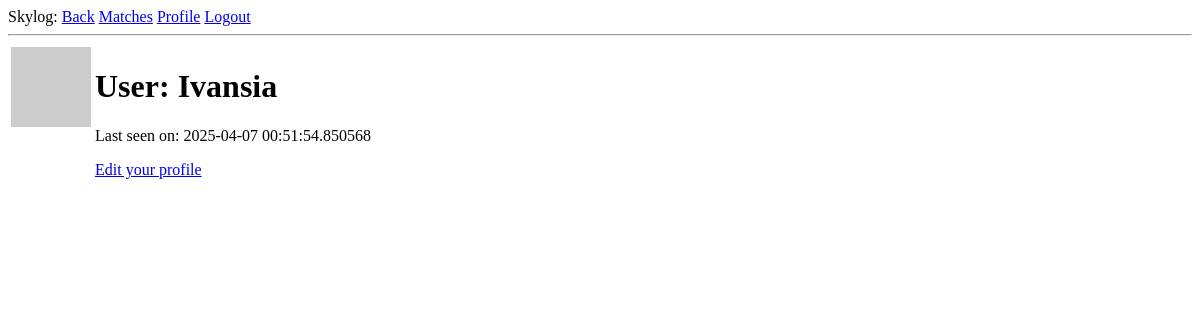
Before: /user/Ivansia (signed in) with the older database file.
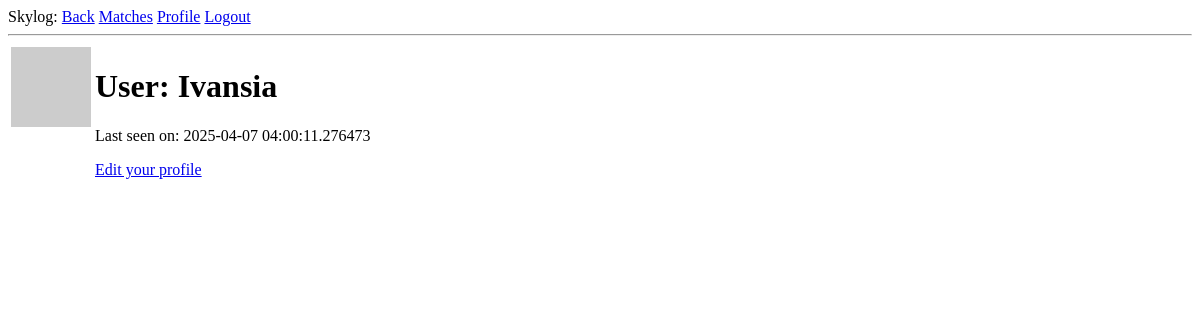
After: the same page with the newer database file.
### app/models.py (models this page shows, shortened)
class User(UserMixin, db.Model):
    id: so.Mapped[int] = so.mapped_column(primary_key=True)
    username: so.Mapped[str] = so.mapped_column(sa.String(64), index=True, unique=True)
    email: so.Mapped[str] = so.mapped_column(sa.String(120), index=True)
    forename: so.Mapped[str] = so.mapped_column(sa.String(64))
    surname: so.Mapped[str] = so.mapped_column(sa.String(64))
    password_hash: so.Mapped[Optional[str]] = so.mapped_column(sa.String(256))
    last_seen: so.Mapped[Optional[datetime]] = so.mapped_column(
        default=lambda: datetime.now(timezone.utc)
    )
    user_scores: so.Mapped["Score"] = so.relationship("Score", back_populates="user")
    matches: so.Mapped["Match"] = so.relationship(
        "Match",
        secondary="score",
        back_populates="users",
    )
    def avatar(self, size):
        digest = md5(self.email.lower().encode("utf-8")).hexdigest()
        return f"https://www.gravatar.com/avatar/{digest}?d=identicon&s={size}"

### app/routes.py (the view)
@app.route("/user/<username>")
@login_required
def user(username):
    user = db.first_or_404(sa.select(User).where(User.username == username))
    matches = [
        {"opponent": "opponent1", "location": "location1", "author": user},
        {"opponent": "opponent2", "location": "location2", "author": user},
    ]
    return render_template("user.html", user=user, matches=matches)

### app/models.py (called while the page is built)
@login.user_loader
def load_user(id):
    return db.session.get(User, int(id))

### app/routes.py (called while the page is built)
@app.before_request
def before_request():
    if current_user.is_authenticated:
        current_user.last_seen = datetime.now(timezone.utc)
        db.session.commit()

### app/templates/user.html
{% extends "base.html" %}
{% block content %}
    <table>
        <tr valign="top">
            <td><img src="{{ user.avatar(128)}}" alt="profile image"></td>
            <td>
                <h1>User: {{ user.username }}</h1>
                {% if user.last_seen %}
                    <p>Last seen on: {{ user.last_seen }}</p>
                {% endif %}
                {% if user == current_user %}
                <p><a href="{{ url_for('edit_profile') }}">Edit your profile</a></p>
                {% endif %}
            </td>
        </tr>
    </table>
{% endblock %}

Changed rows visible on the page:
changed User "Ivansia": last_seen "2025-04-07 00:51:54.850568" → "2025-04-07 04:00:11.276473"
